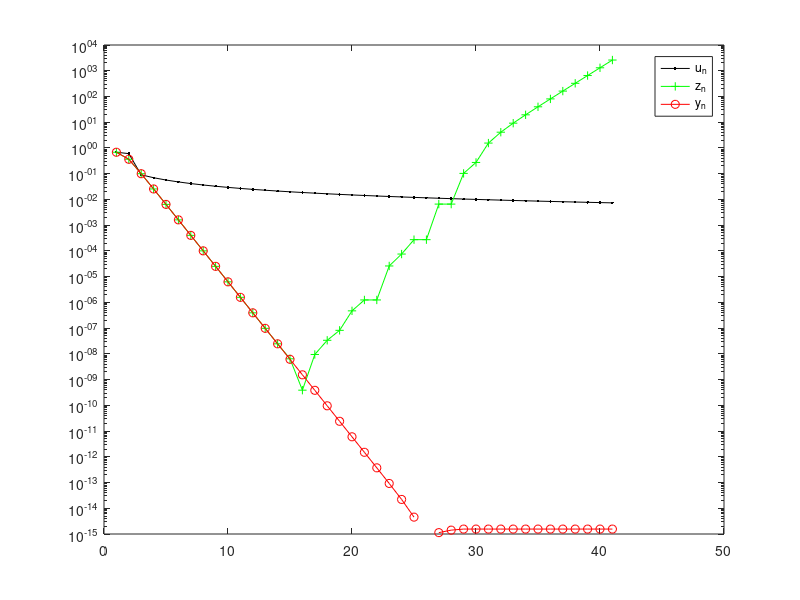

Reproduce this figure in MATLAB.
%Soluzione prova 4
clc
clear all
format long

%  METODO   1
s(1)=1;
s(2)=1.25;
u(1)=1;
u(2)=s(2);
for n=2:40
    s(n+1)=s(n)+(n+1)^(-2);
    u(n+1)=sqrt(6*s(n+1));
end
rel_err_u=abs(u-pi)/pi;

%  METODO   2
z(1)=1;
z(2)=2;
for n=2:40
    c=(4^(1-n))*(z(n))^2;
    inner_sqrt=sqrt(1-c);
    z(n+1)=(2^(n-0.5))*sqrt(1-inner_sqrt) ;
end
rel_err_z=abs(z-pi)/pi;

%  METODO   3
y(1)=1;
y(2)=2;
for n=2:40
    num=(2^(1/2))*abs(y(n));
    c=(4^(1-n))*(z(n))^2;
    inner_sqrt=sqrt(1-c);
    den=sqrt(1+inner_sqrt);
    y(n+1)=num/den;
end
rel_err_y=abs(y-pi)/pi;


[rel_err_u' rel_err_z' rel_err_y']

%  SEMILOGY  PLOT
figure(1)
semilogy(1:length(u),rel_err_u,'k.-',1:length(z),rel_err_z,'g+-',1:length(y),rel_err_y,'ro-');
legend('u_n','z_n','y_n')

%La successione u_n converge molto lentamente a pi 
%La successione z_n diverge 
%La successione y_n converge velocemente a pi
%Per alcuni valori di n, z_n e y_n coincidono per poi rispettivamente divergere e convergere a pi. 
%Tutto cio' e' naturale poiche' le due successioni sono analiticamente (ma non numericamente) equivalenti.
%La successione y_n, dopo aver raggiunto errori relativi prossimi alla precisione di macchina, si
%assesta ad un errore relativo di circa 10^(-15) (per questioni di arrotondamento).